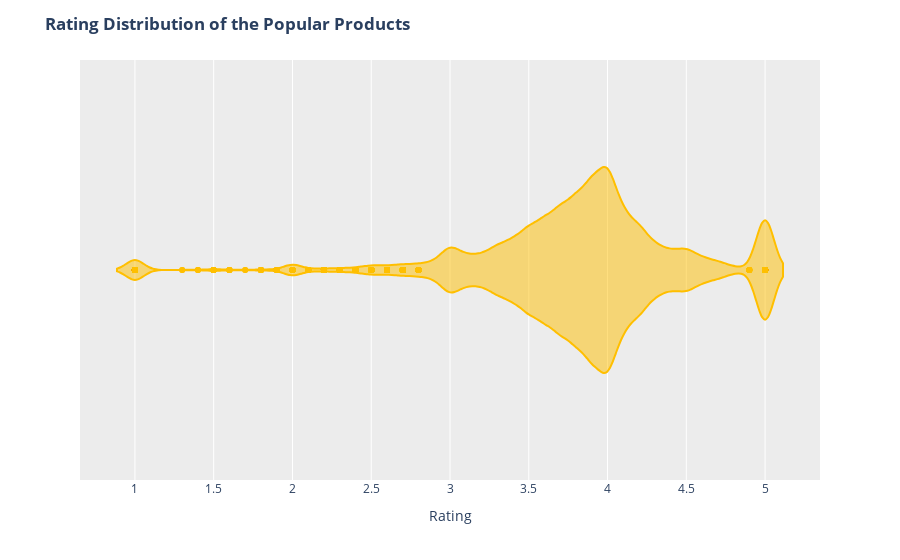

Notebook code for this chart:
### Code cell
# Let us check the rating of the products
fig = px.violin(frame, "ratings", 
               color_discrete_sequence = ["#FFBF00"] * len(frame))
fig.update_layout(
                 plot_bgcolor = "#ECECEC",
                  xaxis_title = "Rating",
                  title = "<b>Rating Distribution of the Popular Products</b>"
                 )
fig.show()

### Figure 1 — Plotly figure (JSON) as saved in the notebook; plotly's stock layout.template omitted (floating-point values rounded to 4 significant figures; data arrays with more than 128 entries replaced by an {"elided": "..."} marker saying what was removed)
{"data": [{"alignmentgroup": "True", "box": {"visible": false}, "hovertemplate": "ratings=%{x}<extra></extra>", "legendgroup": "", "marker": {"color": "#FFBF00"}, "name": "", "offsetgroup": "", "orientation": "h", "scalegroup": "True", "showlegend": false, "type": "violin", "x": {"elided": "15635 float values"}, "x0": " ", "xaxis": "x", "y0": " ", "yaxis": "y"}], "layout": {"legend": {"tracegroupgap": 0}, "margin": {"t": 60}, "plot_bgcolor": "#ECECEC", "title": {"text": "<b>Rating Distribution of the Popular Products</b>"}, "violinmode": "group", "xaxis": {"anchor": "y", "domain": [0, 1], "title": {"text": "Rating"}}, "yaxis": {"anchor": "x", "domain": [0, 1]}}}
